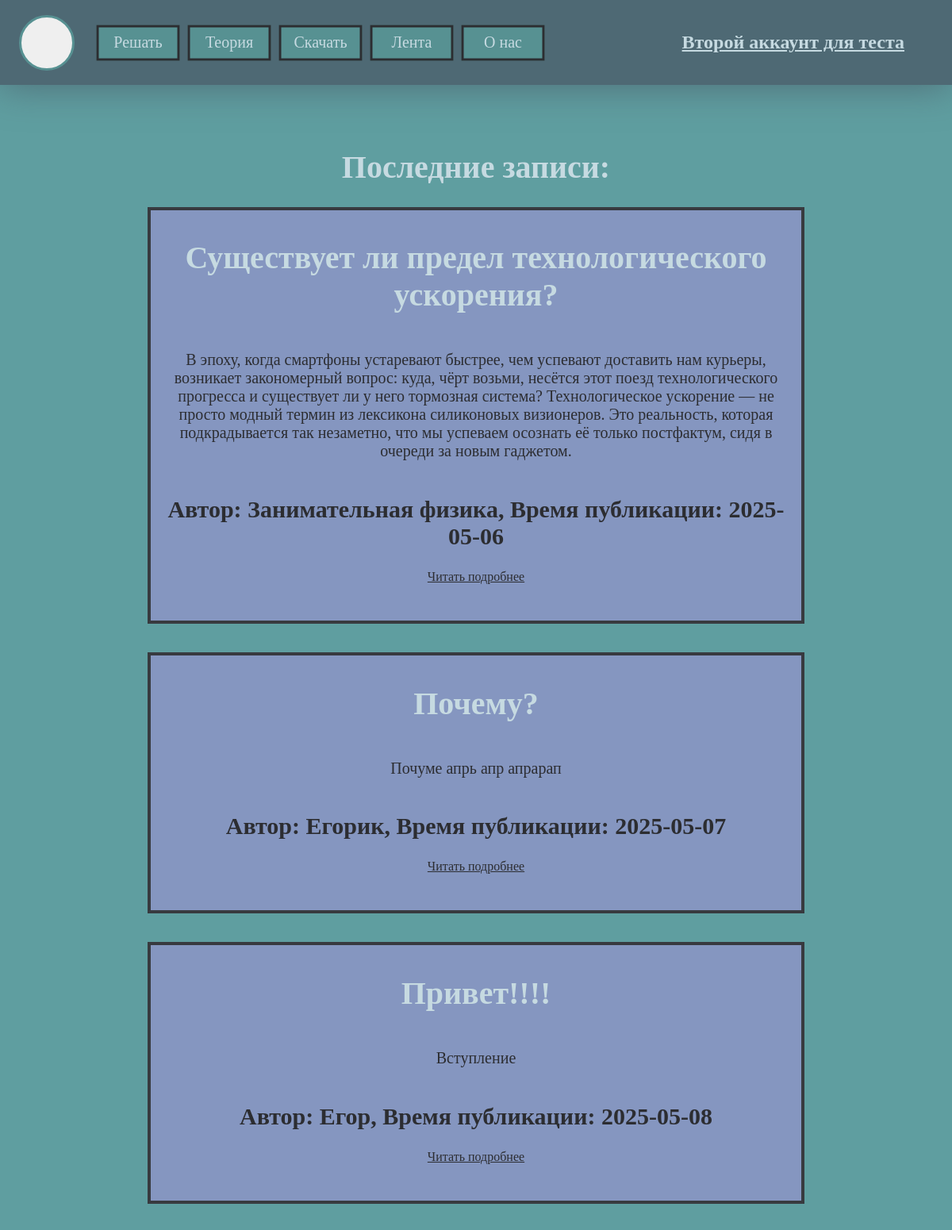
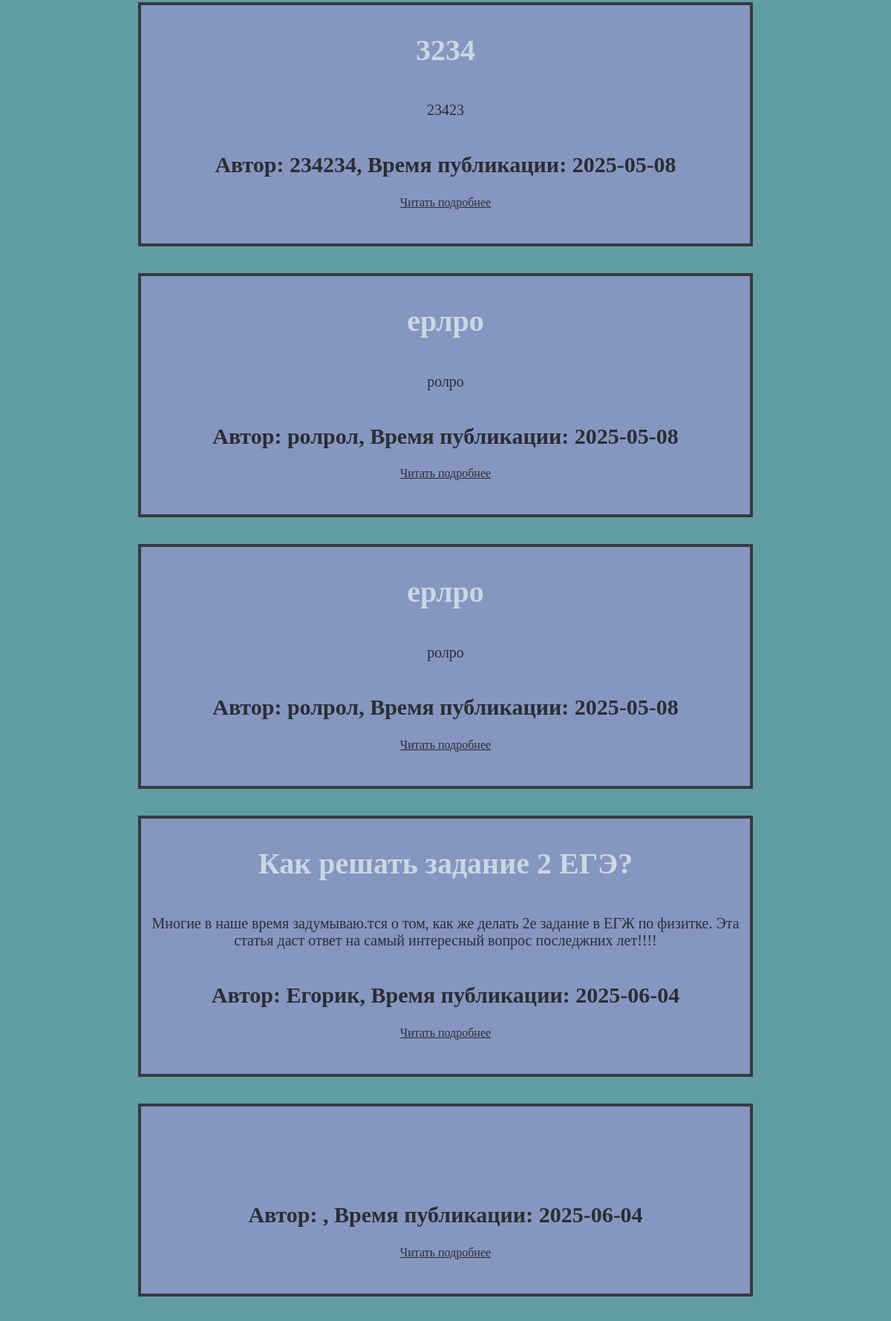
The app's page /Feed (signed in, upper part) with its own data (2 pictures, top to bottom).
### DatabasesScript.py (models this page shows)
class Article(Base):
    __tablename__ = 'article'
    id = Column(Integer, primary_key = True)
    title = Column(String(100), nullable = False)
    author = Column(String(30), nullable = False)
    main_text = Column(Text, nullable = False)
    intro = Column(Text, nullable=False)
    time =  Column(DateTime, default = datetime.utcnow)

### MainScript.py (the view)
@app.route('/Feed')
def ShowFeed():
    arts = db_session.query(Article).all()
    return render_template('Feed.html', result = arts, username= session['username'])

### templates/Feed.html (shortened to what this page needs)
{% extends "Base.html" %}
{% block body %}
    <div class = 'fullscreen-div BigPageText'> <div class = 'CenterText'>
        <h1 class = 'SimpleText White'>Последние записи:</h1>
        {% for article in result %}
            {% set time = article.time.time() %}
            {% set date = article.time.date() %}
            <div class = 'ArticleFeed'>
                <h1 class = 'SimpleText White'> {{ article.title }} </h1>
                <p class = 'SimpleText'> {{ article.intro }} </p>
                <h2 class = 'SimpleText'>Автор: {{ article.author }}, Время публикации: {{ date }}</h2>
                <a class = 'SimpleText' href = '/Feed/{{ article.id }}'>Читать подробнее</a><br><br>
            </div> <br><br>
        {% endfor %}
        <br><br><br><br><br><br><br><br>
    </div> </div>
{% endblock %}

### static/MainClasses.css (style rules this page uses)
h1 { font-size: 40px; font-family: 'Jost'; }
h2 { font-family: 'Jost'; font-size: 30px; }
p { font-family: 'Jost'; font-size: 20px; }

### static/CustomClasses.css (style rules this page uses)
.CenterText { text-align: center; }
.fullscreen-div { position: absolute; width: 100vw; top: 0; left: 0; }
.SimpleText { color: #2C2D31 }
.SimpleText.White { color: #C6DAE1 }
.fullscreen-div.BigPageText { display: flex; justify-content: center; margin-top: 160px; width: 100% }
.ArticleFeed { padding: 10px; width: 800px; border: 4px solid #383a3f; background-color: #8596c0; display: flex; flex-direction: column; }

### records on screen
Article: title "Существует ли предел технологического ускорения?", intro "В эпоху, когда смартфоны устаревают быстрее, чем успевают доставить нам курьеры, возникает закономерный вопрос: куда, чёрт возьми, несётся этот поезд технологического прогресса и существует ли у него тормозная система? Технологическое ускорение — не просто модный термин из лексикона силиконовых визионеров. Это реальность, которая подкрадывается так незаметно, что мы успеваем осознать её только постфактум, сидя в очереди за новым гаджетом.", author "Занимательная физика", time "2025-05-06"
Article: title "Почему?", intro "Почуме апрь апр апрарап", author "Егорик", time "2025-05-07"
Article: title "Привет!!!!", intro "Вступление", author "Егор", time "2025-05-08"
Article: title "3234", intro "23423", author "234234", time "2025-05-08"
Article: title "ерлро", intro "ролро", author "ролрол", time "2025-05-08"
Article: title "ерлро", intro "ролро", author "ролрол", time "2025-05-08"
Article: title "Как решать задание 2 ЕГЭ?", intro "Многие в наше время задумываю.тся о том, как же делать 2е задание в ЕГЖ по физитке. Эта статья даст ответ на самый интересный вопрос последжних лет!!!!", author "Егорик", time "2025-06-04"
Article: time "2025-06-04"

### other values on screen
{{ username }} "Второй аккаунт для теста"
